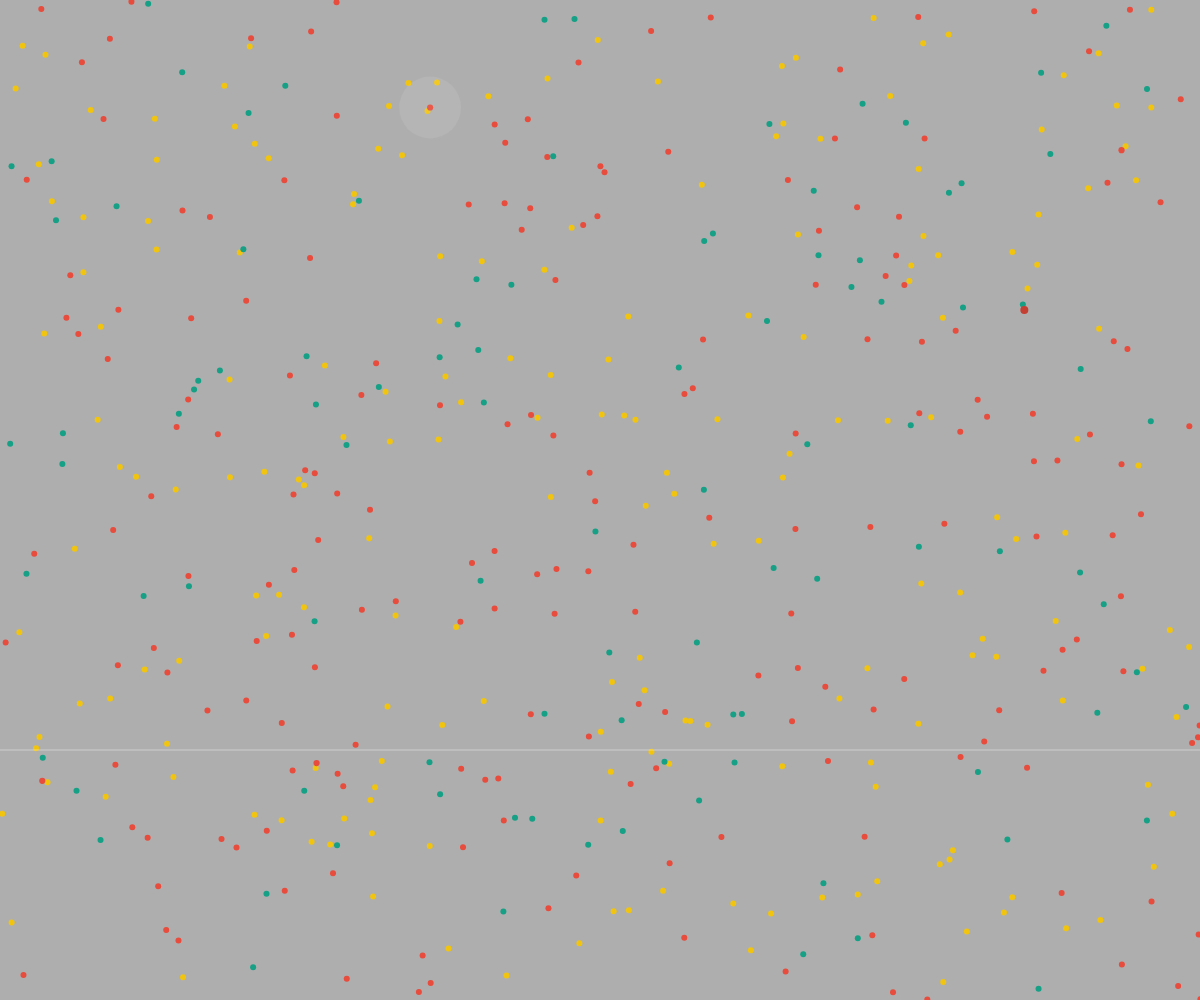
Frame 1 (no input)
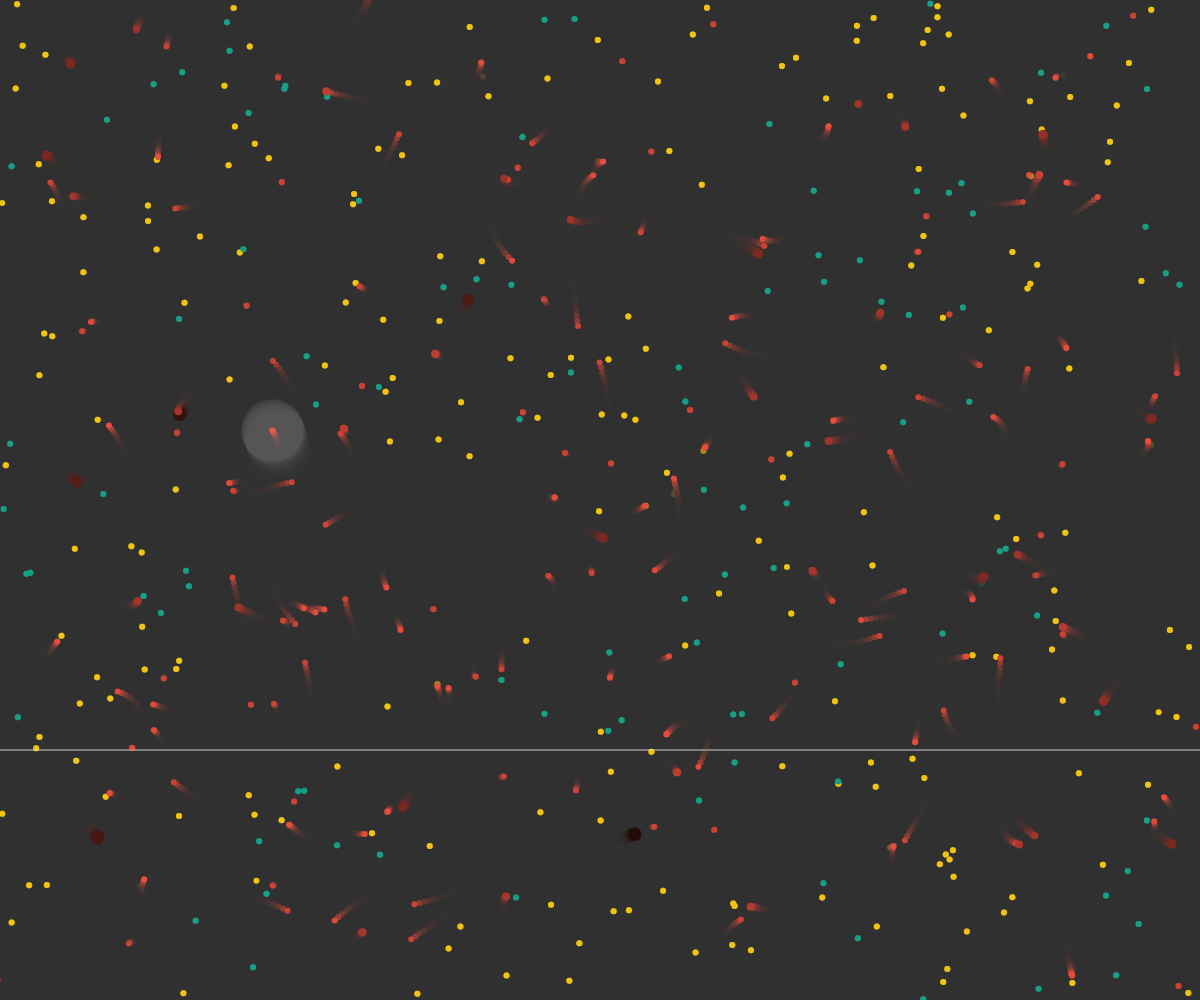
Frame 60 (no input)
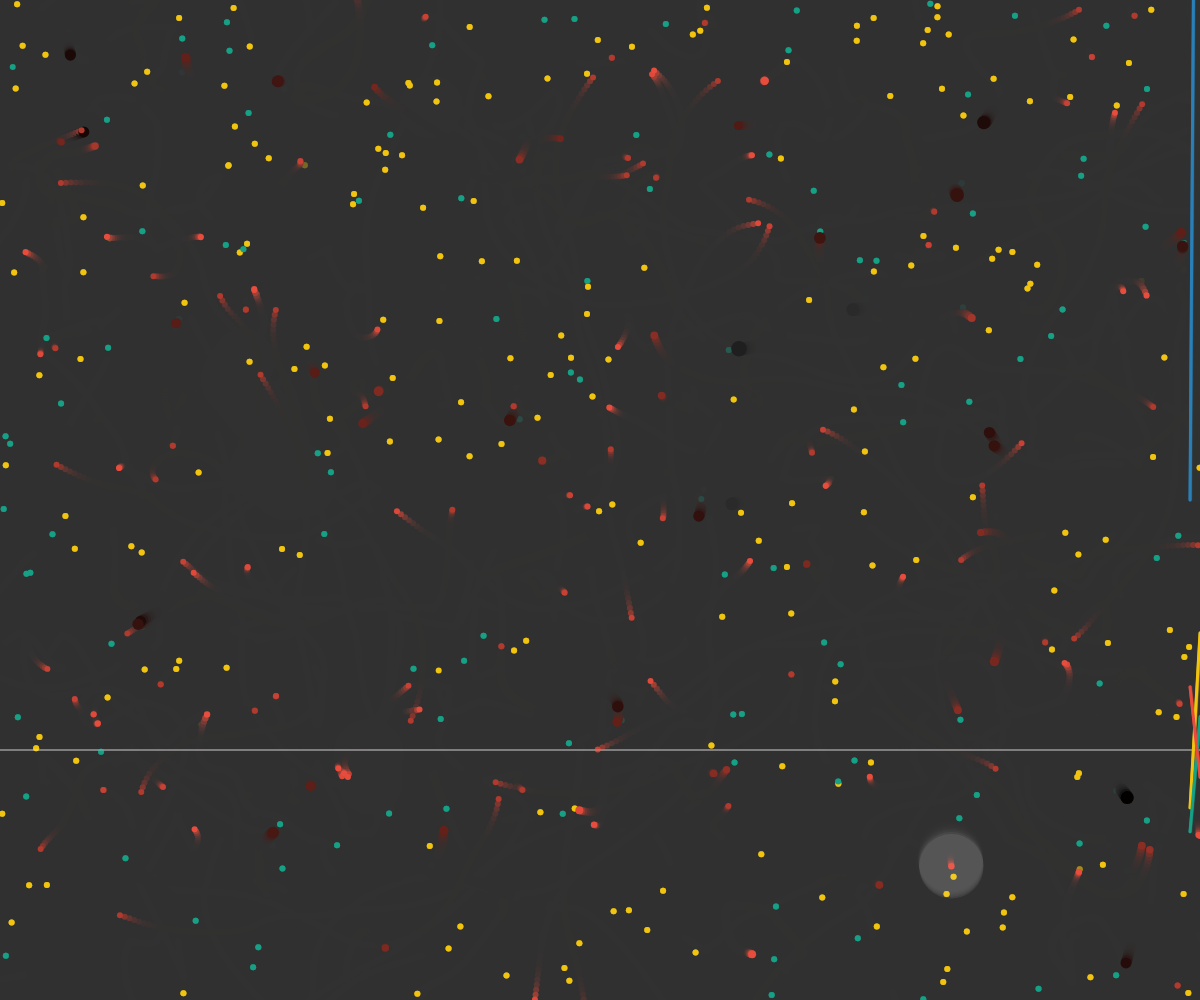
Frame 120 (the mouse pressed at the canvas centre since frame 60)

The p5.js sketch that drew these frames (run headless with seeded random() and noise() and a simulated clock; from frame 60 on, the mouse is pressed at the canvas centre):

// p5.js sketch
// ── sketch.js
//constantes
const WORLD_WIDTH = innerWidth;
const WORLD_HEIGHT = innerHeight;

const NUM_FOOD = 200;
const NUM_POISON = 100;
const NUM_AGENTS = 200;
const RADIUS = 6;
const INFOS_HEIGHT = 50;

//variables globales
let agents;
let food;
let poison;
let graph;

let currentAvgFit = 0;
let currentTotalFit = 0;
let currentMaxFit = 0;
let totalMaxFit   = 0;
let totalDeath = 0;
let totalBirth = NUM_AGENTS;
let bestAgent = null;
let t = 0;
let delta = 60;


function setup()
{
    createCanvas(WORLD_WIDTH,WORLD_HEIGHT);

    food = new Array();
    agents = new Array();
    poison = new Array();
    graph = new Graph(delta);

    for(let i = 0; i < NUM_AGENTS; i++)
    {
        let x = random(width);
        let y = random(height);
        agents.push(new Agent(x,y, RADIUS, new Dna()));
    }

    for(let i = 0; i < NUM_FOOD; i++)
    {
        let x = random(width);
        let y = random(height);
        food.push(createVector(x,y));
    }

    for(let i = 0; i < NUM_POISON; i++)
    {
        let x = random(width);
        let y = random(height);
        poison.push(createVector(x,y));
    }

    let nombre = 120;
}

function draw()
{
    background(50, 100);

    currentTotalFit = 0;
    currentMaxFit = 0;
    bestAgent = agents[0];


    //food drawing
    for(let i = food.length-1; i >= 0 ; i--)
    {
        fill("#f1c40f");
        noStroke();
        ellipse(food[i].x,food[i].y, RADIUS);
    }

    //poison drawing
    for(let i = poison.length-1; i >= 0 ; i--)
    {
        fill("#16a085");
        noStroke();
        ellipse(poison[i].x,poison[i].y, RADIUS);
    }


    for(let i = agents.length-1; i >= 0; i--)
    {
        if(agents[i].health <= 0)
        {
            removeIn(agents,i);
            totalDeath++;
        }
        else
        {
            agents[i].update(food,poison,agents);
            agents[i].draw();

            currentTotalFit+=agents[i].fitness;
            if(agents[i].fitness > currentMaxFit)
            {
                currentMaxFit = agents[i].fitness;
                bestAgent = agents[i];
            }
            if(agents[i].fitness > totalMaxFit)
            {
                totalMaxFit = agents[i].fitness;
            }

            //reproduction
            if(random(1) < 0.001 && agents[i].fitness >= currentAvgFit)
            {
                //-2 to not spawn it directly on it's parent
                let spawnOffsetX = random(-RADIUS*3,RADIUS*3);
                let spawnOffsetY = random(-RADIUS*3,RADIUS*3);
                agents.push(new Agent(agents[i].position.x+spawnOffsetX,agents[i].position.y+spawnOffsetY,RADIUS,agents[i].dna.copy()));
                totalBirth++;
            }
        }
    }

    if(agents.length <= 0)
    {
        push();
        fill("rgba(192, 57, 43,1.0)");
        textAlign(CENTER,CENTER);
        textSize(40);
        text("ALL DEAD",width/2,height/2);
    }
    else
    {
        currentAvgFit = currentTotalFit/agents.length;

        //highlight best agent
        fill(255,255,255,20);
        noStroke();
        ellipse(bestAgent.position.x,bestAgent.position.y,bestAgent.size*10);
    }
    /*
    //infos
    pop();
    fill(255);
    rect(0,height-INFOS_HEIGHT,width,INFOS_HEIGHT);
    fill(0);
    textAlign(LEFT,CENTER);
    text("agents: "+agents.length,                        10,height-INFOS_HEIGHT/2);
    text("death: "+totalDeath,                            90,height-INFOS_HEIGHT/2);
    text("birth: "+totalBirth,                            170,height-INFOS_HEIGHT/2);
    text("current average fitness: "+floor(currentAvgFit),250,height-INFOS_HEIGHT/2);
    text("current max fitness: "+floor(currentMaxFit),    450,height-INFOS_HEIGHT/2);
    text("total max fitness: "+floor(totalMaxFit),        650,height-INFOS_HEIGHT/2);
    */

    if(t % delta === 0)
    {
        graph.data.push([bestAgent.dna.copy(false),totalMaxFit]);
    };

    graph.update();
    graph.draw();

    t++;
}

function removeIn(list,index)
{
    list.splice(index,1);
}

function addIn(list)
{
    list.push(createVector(random(width),random(height)));
}

function keyPressed() {
  if (keyCode === TAB) {
    console.log(bestAgent.dna);
  }
}
// ── agent.js
class Agent
{
    constructor(x,y, radius, dna)
    {
        this.position = createVector(x, y);
        this.velocity = createVector(0,0);
        this.steering = createVector(0,0);


        this.size = radius;
        this.maxVelocity = 5;
        this.maxAngular = .1;
        this.mass = 2;
        this.maxHealth = 100;
        this.health = this.maxHealth;
        this.dna = dna;
        this.fitness = 0;
        this.healthDecreaseRate = .2;
    }

    getPositionsList(agents)
    {
        let list = new Array();
        
        agents.forEach(function(agent) {
            list.push(agent.position);
        }, this);

        return list;
    }

    getClosest(list)
    {
        let distance = Infinity;
        let closestIndex = -1;

        for(let i = list.length-1; i >= 0; i--)
        {
            let d = list[i].dist(this.position);
            if(d < distance)
            {
                distance = d;
                closestIndex = i;
            }
        }

        return [closestIndex,distance];
    }

    seek(target)
    {
        let speed = log(p5.Vector.dist(this.position,target));

        let desiredVelocity = p5.Vector.sub(target,this.position).normalize().mult(speed);

        let steering = p5.Vector.sub(desiredVelocity,this.velocity);
        steering = steering.div(this.mass).limit(this.maxAngular);
        return steering;
    }

    addVelocity(velocity, factor)
    {
        this.steering.add(velocity.mult(factor)).limit(this.maxVelocity);
    }

    update(good, bad, mates)
    {

        let closestGood = this.getClosest(good);
        if(closestGood[1] < this.size)
        {
            //we eat it
            let nutr = 10;
            this.health+=nutr;
            this.fitness+=nutr;
            this.size+=.2;
            removeIn(good,closestGood[0]);
            addIn(good);
        }
        else if(closestGood[1] <= this.dna.goodCareDist);
        {
            //we move towards it at the speed from the dna (can be negative)
            this.addVelocity(this.seek(good[closestGood[0]]),this.dna.goodAttraction);
        }

        let closestBad = this.getClosest(bad);
        if(closestBad[1] < this.size)
        {
            let nutr = 15;
            this.health-=nutr;
            this.fitness-=nutr;
            this.healthDecreaseRate+=.1;
            this.size+=2;
            removeIn(bad,closestBad[0]);
            addIn(bad);
        }
        else if(closestBad[1] <= this.dna.badCareDist)
        {
            this.addVelocity(this.seek(bad[closestBad[0]]),this.dna.badAttraction);
        }

        let closestMate = this.getClosest(this.getPositionsList(mates));
        if(closestMate[0] != -1 && closestMate[1] <= this.dna.mateCareDist)
        {
            this.addVelocity(this.seek(mates[closestMate[0]].position),this.mateAttraction);
        }


        this.velocity.add(this.steering).limit(this.maxVelocity);
        this.position.add(this.velocity);
        this.steering.set(0,0);

        this.health-=this.healthDecreaseRate;
        if(this.size > RADIUS)
            this.size-=.01;
        //TODO: as they eat, they get fatter (mass) and if they don't eat, mass goes down

        this.mass = this.size/3;
        this.maxVelocity = 10/this.mass;
    }

    draw(debugMate = false, debugGood = false, debugBad = false)
    {
        let aliveColor = color("#e74c3c");
        let deadColor = color(0,0,0);
        
        fill(
        lerpColor(deadColor,aliveColor,this.health/this.maxHealth));
        noStroke();
        ellipse(this.position.x,this.position.y,this.size);

        if(debugMate)
        {
            push();
            if(this.dna.mateAttraction < 0)
            { 
                stroke(255,0,0,100);
            }
            else
            {
                stroke(0,255,0,100);  
            }
            noFill();
            strokeWeight(abs(this.dna.mateAttraction));
            ellipse(this.position.x,this.position.y,this.dna.mateCareDist*2);
            pop();
        }

        if(debugGood)
        {
            push();
            if(this.dna.goodAttraction < 0)
            { 
                stroke(255,0,0,100);
            }
            else
            {
                stroke(0,255,0,100);  
            }
            noFill();
            strokeWeight(abs(this.dna.goodAttraction));
            ellipse(this.position.x,this.position.y,this.dna.goodCareDist*2);
            pop();
        }

        if(debugBad)
        {
            push();
            if(this.dna.badAttraction < 0)
            { 
                stroke(255,0,0,100);
            }
            else
            {
                stroke(0,255,0,100);  
            }
            noFill();
            strokeWeight(abs(this.dna.badAttraction));
            ellipse(this.position.x,this.position.y,this.dna.badCareDist*2);
            pop();
        }
    }
}
// ── dna.js
let muteAttrAmount = 0.3;
let muteCareAmount = 80;

let attractionGap = 4;
let careGap = 1000;

class Dna
{
    constructor(userDefined = false)
    {
        this.generation = 0;
        if(!userDefined)
        {
            this.goodAttraction = random(-attractionGap,attractionGap);
            this.badAttraction =  random(-attractionGap,attractionGap);
            this.mateAttraction = random(-attractionGap,attractionGap);

            this.goodCareDist = random(0,careGap);
            this.badCareDist = random(0,careGap);
            this.mateCareDist = random(0,careGap);
        }
        else
        {
            this.goodAttraction = 4;
            this.badAttraction =  -4;
            this.mateAttraction = -2;

            this.goodCareDist = 1000;
            this.badCareDist = 30;
            this.mateCareDist = 70;
        }
    }

    mute()
    {
        this.goodAttraction+= random(-muteAttrAmount,muteAttrAmount);
        this.badAttraction+=  random(-muteAttrAmount,muteAttrAmount);
        this.mateAttraction+= random(-muteAttrAmount,muteAttrAmount);

        this.goodCareDist+=   random(-muteCareAmount,muteCareAmount);
        this.badCareDist+=    random(-muteCareAmount,muteCareAmount);
        this.mateCareDist+=   random(-muteCareAmount,muteCareAmount);

        //correction
        if(this.goodCareDis < 0)
            this.goodCareDis = 0;
        if(this.badCareDist < 0)
            this.badCareDist = 0;
        if(this.mateCareDist < 0)
            this.mateCareDist = 0;
    }

    copy(mutate = true)
    {
        let dna = new Dna();

        dna.generation = this.generation++;
        dna.goodAttraction = this.goodAttraction;
        dna.badAttraction = this.badAttraction;
        dna.mateAttraction = this.mateAttraction;

        dna.goodCareDist = this.goodCareDist;
        dna.badCareDist = this.badCareDist;
        dna.mateCareDist = this.mateCareDist;

        if(mutate)
            dna.mute();
        return dna;
    }
}
// ── graph.js
class Graph
{
    constructor(delta)
    {
        this.data = [];
        this.w = 10;
        this.speed = this.w/delta;
        this.offset = width+this.w;
        this.maxHeight = -1;
        this.height = height/2;
    }

    update()
    {
        this.offset-=this.speed;
    }

    draw()
    {
        push();
        let graphMidY = height-(this.height/2);
        let amplitude = -30;

        stroke(255,255,255, 100);
        line(0,graphMidY,width,graphMidY);

        translate(this.offset,0);
        strokeWeight(3);
        for(let i = 0; i < this.data.length-1; i++)
        {
            //max fit
            if(this.data[i][1] > this.maxHeight)
            {
                this.maxHeight = this.data[i][1];
            }
            let heightRatio = (this.height/this.maxHeight);
            stroke("#2980b9");
            line(i*this.w, height-(this.data[i][1])*heightRatio, (i+1)*this.w, height-(this.data[i+1][1])*heightRatio);
        
            //bagoodd attraction
            stroke("#f1c40f");
            line(i*this.w, this.data[i][0].goodAttraction*amplitude+graphMidY, (i+1)*this.w, this.data[i+1][0].goodAttraction*amplitude+graphMidY);

            //bad attraction
            stroke("#16a085");
            line(i*this.w, this.data[i][0].badAttraction*amplitude+graphMidY, (i+1)*this.w, this.data[i+1][0].badAttraction*amplitude+graphMidY);

            //mate attraction
            stroke("#e74c3c");
            line(i*this.w, this.data[i][0].mateAttraction*amplitude+graphMidY, (i+1)*this.w, this.data[i+1][0].mateAttraction*amplitude+graphMidY);
        }


        pop();
    }
}
